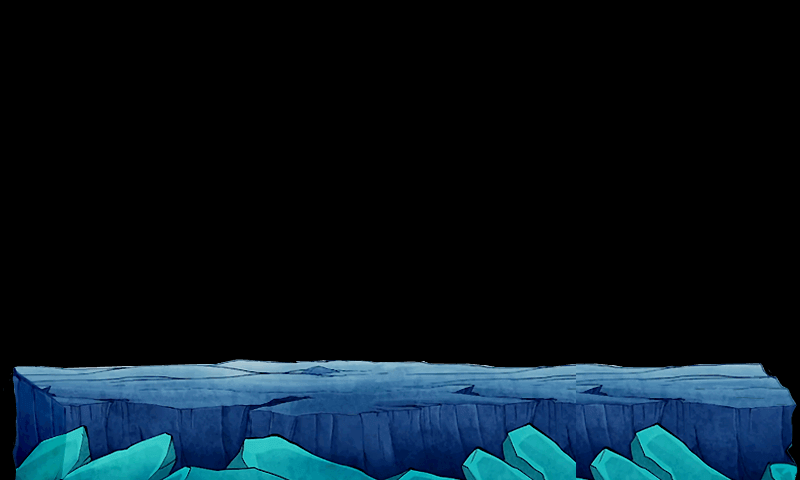

This game map was drawn from its Tiled (.tmx) file and the tilesets committed beside it. A one-line description and the trimmed map source follow:
An orthogonal 25x15 tile map with 32x32 px tiles, 1 tile layer (root), 1 hidden layer not drawn, 2 tilesets.

<map version="1.0" orientation="orthogonal" renderorder="right-down" width="25" height="15" tilewidth="32" tileheight="32" nextobjectid="6">
 <tileset firstgid="1" name="ground" tilewidth="32" tileheight="32" tilecount="84" columns="21">
  <image source="ground.png" width="672" height="149" />
  <tile id="0">
   <properties>
    <property name="rootX" value="-1" />
    <property name="rootY" value="0" />
   </properties>
  </tile>
  <tile id="1">
   <properties>
    <property name="rootX" value="-1" />
    <property name="rootY" value="0" />
   </properties>
  </tile>
  <tile id="2">
   <properties>
    <property name="rootX" value="-1" />
    <property name="rootY" value="0" />
   </properties>
  </tile>
  <tile id="3">
   <properties>
    <property name="rootX" value="-1" />
    <property name="rootY" value="0" />
   </properties>
  </tile>
  <tile id="4">
   <properties>
    <property name="rootX" value="-1" />
    <property name="rootY" value="0" />
   </properties>
  </tile>
  <tile id="5">
   <properties>
    <property name="rootX" value="-1" />
    <property name="rootY" value="0" />
   </properties>
  </tile>
  <tile id="6">
   <properties>
    <property name="rootX" value="-1" />
    <property name="rootY" value="0" />
   </properties>
  </tile>
  <tile id="7">
   <properties>
    <property name="rootX" value="-1" />
    <property name="rootY" value="0" />
   </properties>
  </tile>
  <tile id="8">
   <properties>
    <property name="rootX" value="-1" />
    <property name="rootY" value="0" />
   </properties>
  </tile>
  <tile id="9">
   <properties>
    <property name="rootX" value="-1" />
    <property name="rootY" value="0" />
   </properties>
  </tile>
  <tile id="10">
   <properties>
    <property name="rootX" value="-1" />
    <property name="rootY" value="0" />
   </properties>
  </tile>
  <tile id="11">
   <properties>
    <property name="rootX" value="-1" />
    <property name="rootY" value="0" />
   </properties>
  </tile>
  <tile id="12">
   <properties>
    <property name="rootX" value="-1" />
    <property name="rootY" value="0" />
   </properties>
  </tile>
  <tile id="13">
   <properties>
    <property name="rootX" value="-1" />
    <property name="rootY" value="0" />
   </properties>
  </tile>
  <tile id="14">
   <properties>
    <property name="rootX" value="-1" />
    <property name="rootY" value="0" />
   </properties>
  </tile>
  <tile id="15">
   <properties>
    <property name="rootX" value="-1" />
    <property name="rootY" value="0" />
   </properties>
  </tile>
  <tile id="16">
   <properties>
    <property name="rootX" value="-1" />
    <property name="rootY" value="0" />
   </properties>
  </tile>
  <tile id="17">
   <properties>
    <property name="rootX" value="-1" />
    <property name="rootY" value="0" />
   </properties>
  </tile>
  <tile id="18">
   <properties>
    <property name="rootX" value="-1" />
    <property name="rootY" value="0" />
   </properties>
  </tile>
  <tile id="19">
   <properties>
    <property name="rootX" value="-1" />
    <property name="rootY" value="0" />
   </properties>
  </tile>
  <tile id="20">
   <properties>
    <property name="rootX" value="-1" />
    <property name="rootY" value="0" />
   </properties>
  </tile>
 </tileset>
 <tileset firstgid="85" name="coin" tilewidth="32" tileheight="32" tilecount="12" columns="6">
  <image source="hulu.png" width="192" height="64" />
  <tile id="1">
   <properties>
    <property name="jewelType" value="2" />
   </properties>
  </tile>
  <tile id="2">
   <properties>
    <property name="jewelType" value="3" />
   </properties>
  </tile>
  <tile id="3">
   <properties>
    <property name="jewelType" value="4" />
   </properties>
  </tile>
  <tile id="4">
   <properties>
    <property name="jewelType" value="5" />
   </properties>
  </tile>
  <tile id="6">
   <properties>
    <property name="jewelType" value="1" />
   </properties>
  </tile>
  <tile id="7">
   <properties>
    <property name="jewelType" value="2" />
   </properties>
  </tile>
  <tile id="8">
   <properties>
    <property name="jewelType" value="3" />
   </properties>
  </tile>
  <tile id="9">
   <properties>
    <property name="jewelType" value="4" />
   </properties>
  </tile>
  <tile id="10">
   <properties>
    <property name="jewelType" value="5" />
   </properties>
  </tile>
  <tile id="11">
   <properties>
    <property name="jewelType" value="6" />
   </properties>
  </tile>
 </tileset>
 <layer name="root" width="25" height="15">
  <data>[375 cells, 100 non-empty, 84 distinct tile ids]</data>
 </layer>
 <layer name="jewel" width="25" height="15" visible="0">
  <data>[375 cells, 14 non-empty, 1 distinct tile ids]</data>
 </layer>
</map>
